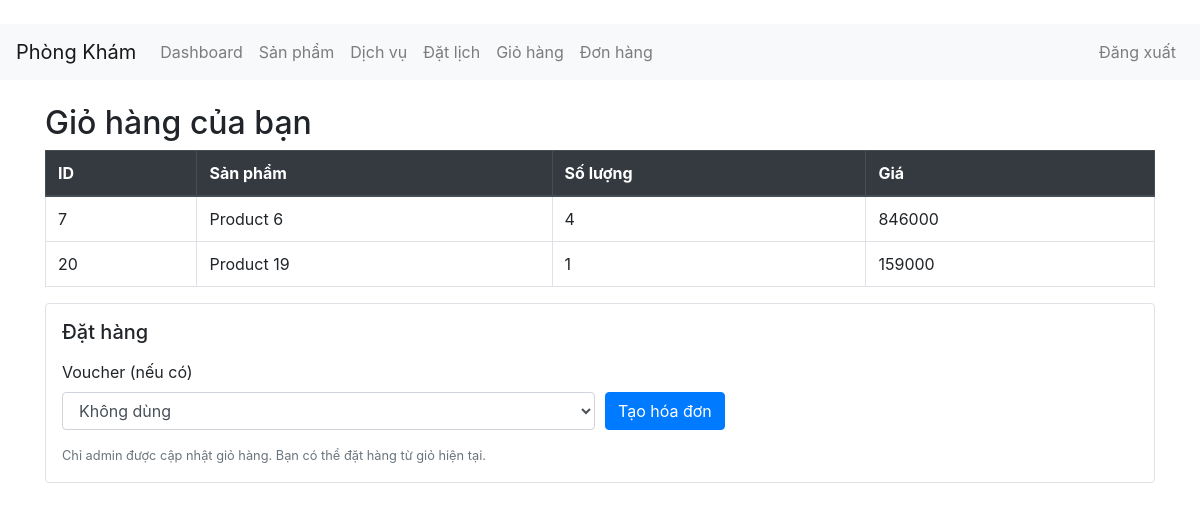
Before: /cart (signed in) with the older database file.
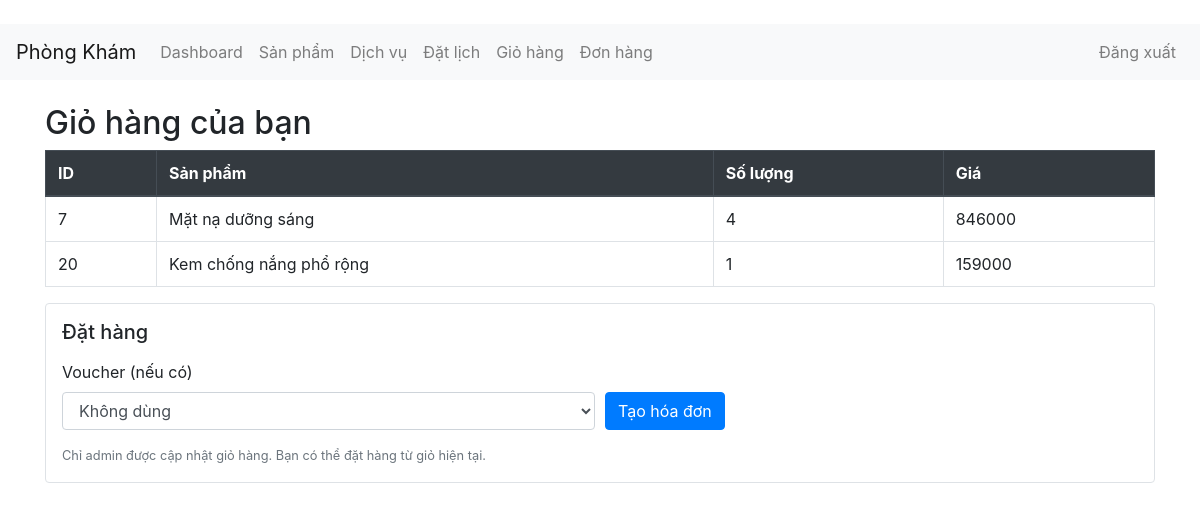
After: the same page with the newer database file.
### tables this page shows
CREATE TABLE carts (stt INTEGER PRIMARY KEY, iduser TEXT, idp INTEGER, quanlity INTEGER);

CREATE TABLE products (idp INTEGER PRIMARY KEY, namep TEXT, newprice TEXT, oldprice TEXT, descr TEXT, typep INTEGER, idbrand INTEGER, img TEXT, hide INTEGER);

### app.py (the view)
@app.route("/cart")
def cart():
    if "user" not in session:
        return redirect(url_for("login"))
    conn = get_conn()
    try:
        rows = conn.execute(
            """
            SELECT c.stt, c.iduser, u.name AS user_name, c.idp, p.namep AS product_name,
                   c.quanlity, p.newprice
            FROM carts c
            LEFT JOIN users u ON c.iduser = u.iduser
            LEFT JOIN products p ON c.idp = p.idp
            WHERE c.iduser=?
            ORDER BY c.stt
            """,
            (session.get("iduser"),),
        ).fetchall()
        vouchers = conn.execute(
            "SELECT idvoucher, namevc, valuevc FROM vouchers WHERE hide=0 ORDER BY idvoucher"
        ).fetchall()
    finally:
        conn.close()
    return render_template(
        "cart.html",
        carts=[dict(r) for r in rows],
        vouchers=[dict(r) for r in vouchers],
    )

### app.py (called while the page is built)
def get_conn() -> sqlite3.Connection:
    conn = sqlite3.connect(DB_PATH)
    conn.row_factory = sqlite3.Row
    conn.execute("PRAGMA foreign_keys = ON")
    return conn

### template/cart.html (shortened to what this page needs)
﻿{% extends "base.html" %}
{% block content %}
<h2>Giỏ hàng của bạn</h2>
{% if carts %}
<table class="table table-bordered">
  <thead class="thead-dark">
    <tr>
      <th>ID</th>
      <th>Sản phẩm</th>
      <th>Số lượng</th>
      <th>Giá</th>
    </tr>
  </thead>
  <tbody>
    {% for cart in carts %}
    <tr>
      <td>{{ cart['stt'] }}</td>
      <td>{{ cart['product_name'] }}</td>
      <td>{{ cart['quanlity'] }}</td>
      <td>{{ cart['newprice'] }}</td>
    </tr>
    {% endfor %}
  </tbody>
</table>
<form method="post" action="{{ url_for('order') }}" class="border rounded p-3">
  <h5 class="mb-3">Đặt hàng</h5>
  <div class="form-row">
    <div class="form-group col-md-6">
      <label>Voucher (nếu có)</label>
      <select class="form-control" name="idvoucher">
        <option value="">Không dùng</option>
      </select>
    </div>
    <div class="form-group col-md-2 align-self-end">
      <button class="btn btn-primary" type="submit">Tạo hóa đơn</button>
    </div>
  </div>
  <small class="text-muted">Chỉ admin được cập nhật giỏ hàng. Bạn có thể đặt hàng từ giỏ hiện tại.</small>
</form>
{% else %}
<p>Giỏ hàng đang trống.</p>
{% endif %}
{% endblock %}

Changed rows visible on the page:
changed through a linked row, carts id 7: product_name "Product 6" → "Mặt nạ dưỡng sáng"
changed through a linked row, carts id 20: product_name "Product 19" → "Kem chống nắng phổ rộng"
